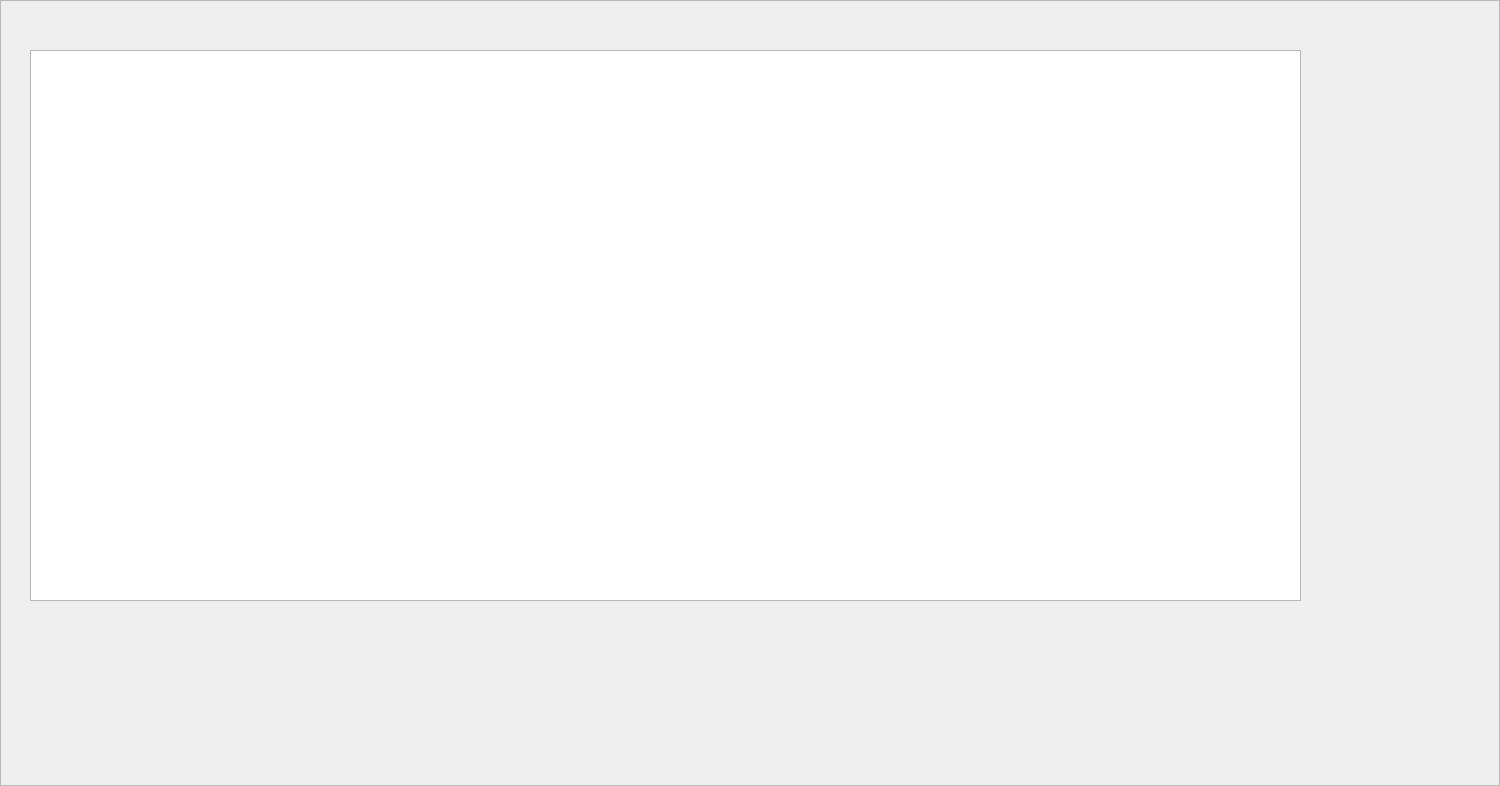
<?xml version="1.0" encoding="UTF-8"?>
<ui version="4.0">
 <class>OrganisateurAfficherNotesFrame</class>
 <widget class="QFrame" name="OrganisateurAfficherNotesFrame">
  <property name="geometry">
   <rect>
    <x>0</x>
    <y>0</y>
    <width>1500</width>
    <height>786</height>
   </rect>
  </property>
  <property name="windowTitle">
   <string>Frame</string>
  </property>
  <property name="frameShape">
   <enum>QFrame::StyledPanel</enum>
  </property>
  <property name="frameShadow">
   <enum>QFrame::Raised</enum>
  </property>
  <widget class="QTableView" name="table_notes">
   <property name="geometry">
    <rect>
     <x>30</x>
     <y>50</y>
     <width>1271</width>
     <height>551</height>
    </rect>
   </property>
  </widget>
 </widget>
 <resources/>
 <connections/>
</ui>
